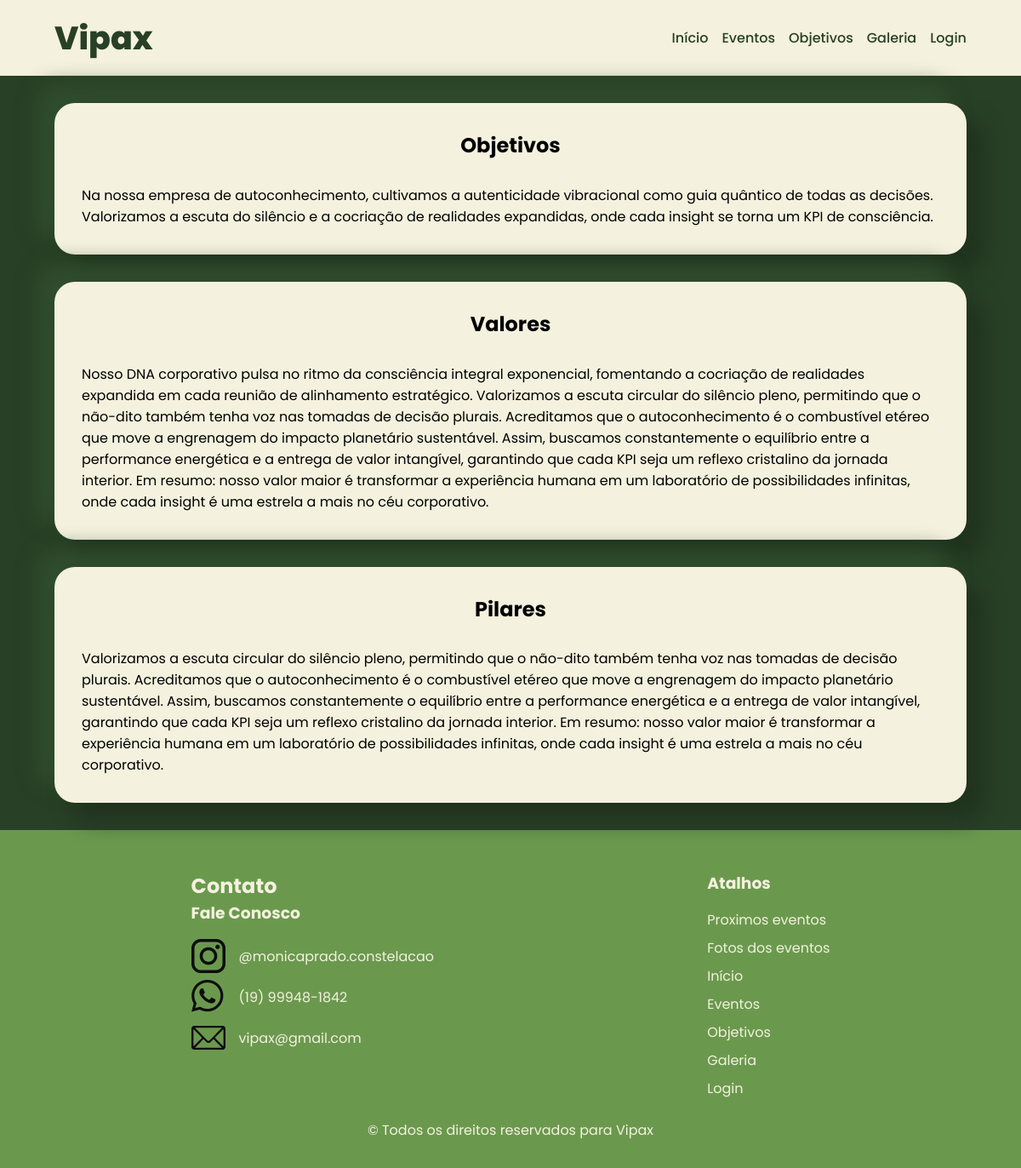
The page /objetivos.php on the database its author committed.
### tables this page shows
CREATE TABLE `objetivos` (
  `id` int(11) NOT NULL,
  `titulo` varchar(255) NOT NULL,
  `texto` text DEFAULT NULL
);

### objetivos.php (the view, shortened to what this page needs)
<?php
include "header.php";
include "config/conexao.php";
?>
    <main id="objetivos">
      <?php
      $sql_code = "SELECT * FROM objetivos";
      $query_objetivos = $mysqli->query($sql_code);
      while ($row = $query_objetivos->fetch_assoc()) {
      ?>
      <section class="objetivos">
        <h2><?= $row['titulo'];?></h2>
        <p><?= $row['texto'];?></p>
      </section>
      <?php } ?>
    </main>
<?php
include "footer.php";
?>

### css/style.css (style rules this page uses)
* { margin: 0; padding: 0; box-sizing: border-box; font-family: "Poppins", "Segoe UI", Tahoma, Geneva, Verdana, sans-serif; }
:root { --light: #f4f1de; --dark: #0d0d0d; --mainColor: #284026; --secColor: #a3b18a; --destaque: #6a994e; --red: #9f454d; --padding: 4rem; }
main > section { padding: 1rem; border-radius: 1.5rem; text-align: left; background-color: var(--light); box-shadow: 20px 20px 24px #20331e, -20px -20px 24px #304d2e; }

### rows shown on the page
objetivos: titulo "Objetivos", texto "Na nossa empresa de autoconhecimento, cultivamos a autenticidade vibracional como guia quântico de todas as decisões. Valorizamos a escuta do silêncio e a cocriação de realidades expandidas, onde cada insight se torna um KPI de consciência."
objetivos: titulo "Valores", texto "Nosso DNA corporativo pulsa no ritmo da consciência integral exponencial, fomentando a cocriação de realidades expandida em cada reunião de alinhamento estratégico. Valorizamos a escuta circular do silêncio pleno, permitindo que o não-dito também tenha voz nas tomadas de decisão plurais. Acreditamos que o autoconhecimento é o combustível etéreo que move a engrenagem do impacto planetário sustentável. Assim, buscamos constantemente o equilíbrio entre a performance energética e a entrega de valor intangível, garantindo que cada KPI seja um reflexo cristalino da jornada interior. Em resumo: nosso valor maior é transformar a experiência humana em um laboratório de possibilidades infinitas, onde…"
objetivos: titulo "Pilares", texto "Valorizamos a escuta circular do silêncio pleno, permitindo que o não-dito também tenha voz nas tomadas de decisão plurais. Acreditamos que o autoconhecimento é o combustível etéreo que move a engrenagem do impacto planetário sustentável. Assim, buscamos constantemente o equilíbrio entre a performance energética e a entrega de valor intangível, garantindo que cada KPI seja um reflexo cristalino da jornada interior. Em resumo: nosso valor maior é transformar a experiência humana em um laboratório de possibilidades infinitas, onde cada insight é uma estrela a mais no céu corporativo."
